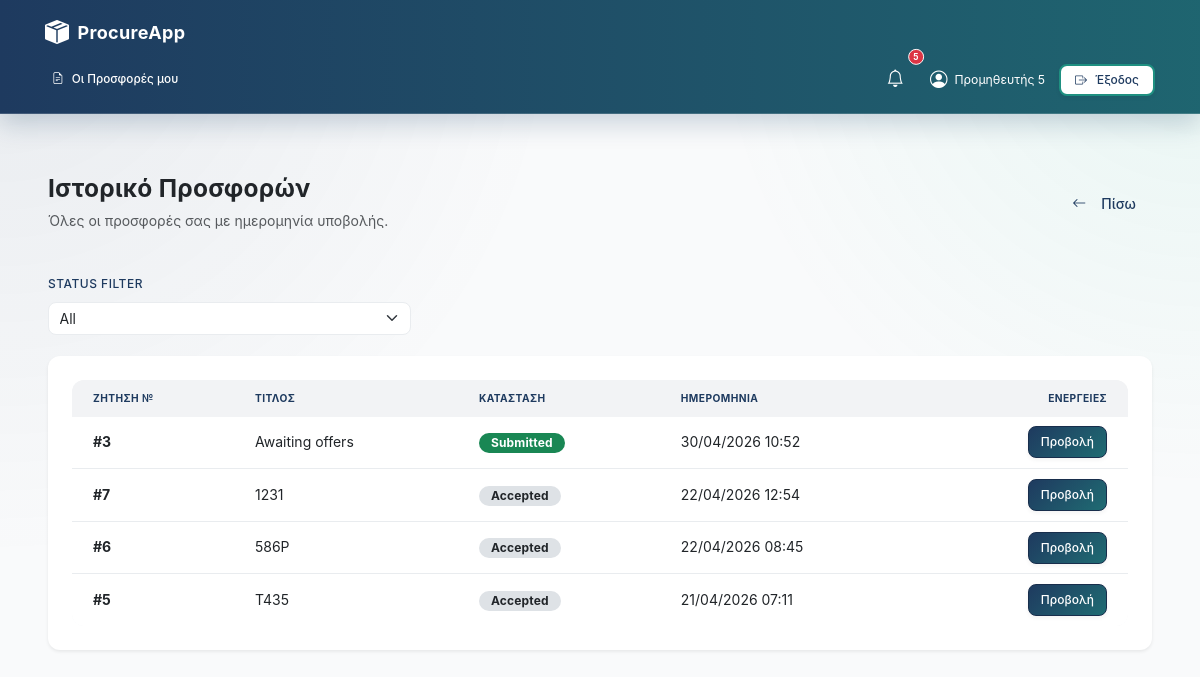
/supplier/history (signed in), run on the app's committed database.
### models.py (models this page shows, shortened)
class Bid(db.Model):
    __tablename__ = "bids"
    id = db.Column(db.Integer, primary_key=True)
    request_id = db.Column(db.Integer, db.ForeignKey("requests.id"), nullable=False)
    supplier_id = db.Column(db.Integer, db.ForeignKey("users.id"), nullable=False)
    supplier_name = db.Column(db.String(120), nullable=False)
    price = db.Column(db.Numeric(12, 2), nullable=False)
    notes = db.Column(db.Text, nullable=True)
    documents = db.Column(db.String(255), nullable=True)
    created_at = db.Column(db.DateTime, default=datetime.utcnow)
    status = db.Column(db.String(20), default=BidStatus.DRAFT)
    status_changed_at = db.Column(db.DateTime, default=datetime.utcnow)
    overall_discount_type = db.Column(db.String(10), default='pct')
    proposed_delivery_date = db.Column(db.DateTime, nullable=True)
    is_draft = db.Column(db.Boolean, default=False)
    subtotal = db.Column(db.Numeric(12, 2), nullable=True)
    discount_total = db.Column(db.Numeric(12, 2), nullable=True)
    overall_discount_pct = db.Column(db.Numeric(5, 2), nullable=True)
    shipping_cost = db.Column(db.Numeric(12, 2), nullable=True)
    vat_pct = db.Column(db.Numeric(5, 2), nullable=True)
    vat_amount = db.Column(db.Numeric(12, 2), nullable=True)
    rejection_reason = db.Column(db.String(100), nullable=True)
    bid_score = db.Column(db.Numeric(5, 2), nullable=True)
    is_rejected = db.Column(db.Boolean, default=False)
    lines = db.relationship("BidLine", backref="bid", cascade="all, delete-orphan", lazy=True)

class RequestRFQ(db.Model):
    __tablename__ = "requests"
    id = db.Column(db.Integer, primary_key=True)
    title = db.Column(db.String(200), nullable=False)
    description = db.Column(db.Text, nullable=True)
    documents = db.Column(db.String(255), nullable=True)
    created_by = db.Column(db.String(100), nullable=False)
    created_at = db.Column(db.DateTime, default=datetime.utcnow)
    delivery_location = db.Column(db.String(255), nullable=True)
    receiving_manager = db.Column(db.String(120), nullable=True)
    phone = db.Column(db.String(50), nullable=True)
    submit_deadline = db.Column(db.DateTime, nullable=False)
    delivery_deadline = db.Column(db.DateTime, nullable=False)
    status = db.Column(db.String(20), default=RFQStatus.PENDING)
    status_changed_at = db.Column(db.DateTime, default=datetime.utcnow)
    approved_by = db.Column(db.String(100), nullable=True)
    approved_at = db.Column(db.DateTime, nullable=True)
    denial_reason = db.Column(db.Text, nullable=True)
    winning_bid_id = db.Column(db.Integer, db.ForeignKey('bids.id'), nullable=True)
    cost_center_id = db.Column(db.Integer, db.ForeignKey('cost_centers.id'), nullable=True)
    estimated_budget = db.Column(db.Numeric(12, 2), nullable=True)
    priority = db.Column(db.String(20), default='normal', nullable=False)
    category = db.Column(db.String(50), nullable=True)
    award_date = db.Column(db.DateTime, nullable=True)
    cost_center = db.relationship('CostCenter', backref='rfqs')
    items = db.relationship('RequestItem', backref='rfq', lazy=True, cascade="all, delete-orphan")
    bids = db.relationship('Bid', backref='rfq', lazy=True, foreign_keys="[Bid.request_id]", cascade="all, delete-orphan")
    allowed_suppliers = db.relationship('AllowedSupplier', backref='rfq', lazy=True, cascade="all, delete-orphan")

### app/routes/supplier.py (the view, shortened to what this page needs)
@supplier_bp.route("/history")
@require_role("supplier")
def history():
    from models import AllowedSupplier, User
    from datetime import datetime, timedelta
    from decimal import Decimal
    username = session.get('username')
    supplier_name = session.get('name')
    supplier_user = User.query.filter_by(username=username).first()
    bids = Bid.query.filter_by(
        supplier_id=supplier_user.id if supplier_user else None
    ).all() if supplier_user else []
    reopen_bid_ids = {
        r.bid_id for r in BidRevision.query.filter(
            BidRevision.bid_id.in_([b.id for b in bids])
        ).all()
    } if bids else set()
    page = request.args.get('page', 1, type=int)
    per_page = 10
    status_filter = request.args.get('status', 'all').strip().lower()
    all_awards = ItemAward.query.join(
        RequestRFQ, ItemAward.request_id == RequestRFQ.id
    ).filter(
        ItemAward.supplier_name == supplier_name,
        RequestRFQ.status.in_([RFQStatus.CLOSED, RFQStatus.RECEIVED])
    ).all()
    awarded_bid_ids = {a.bid_id for a in all_awards}
    total_bids = len(bids)
    submitted_bids = [b for b in bids if b.status == 'submitted']
    bid_ids = [b.id for b in bids]
    won_awards = ItemAward.query.join(
        RequestRFQ, ItemAward.request_id == RequestRFQ.id
    ).filter(
        ItemAward.bid_id.in_(bid_ids),
        ItemAward.supplier_name == supplier_name,
        RequestRFQ.status.in_([RFQStatus.CLOSED, RFQStatus.RECEIVED])
    ).all() if bid_ids else []
    won_count = len(won_awards)
    total_value = Decimal(0)
    avg_bid_value = Decimal(0)
    won_value = Decimal(0)
    for b in submitted_bids:
        price = b.price or Decimal(0)
        total_value += Decimal(price)
    for award in won_awards:
        won_value += (award.line_total or Decimal(0))
    avg_bid_value = total_value / len(submitted_bids) if submitted_bids else Decimal(0)
    win_rate = (won_count / len(submitted_bids) * 100) if submitted_bids else 0
    bids = sorted(bids, key=lambda b: b.created_at, reverse=True)
    total_items = len(bids)
    total_pages = (total_items + per_page - 1) // per_page
    start_idx = (page - 1) * per_page
    paginated_bids = bids[start_idx : start_idx + per_page]
    award_map = {
        a.bid_id: a
        for a in ItemAward.query.join(RequestRFQ, ItemAward.request_id == RequestRFQ.id).filter(
            ItemAward.supplier_name == supplier_name,
            RequestRFQ.status.in_([RFQStatus.CLOSED, RFQStatus.RECEIVED])
        ).all()
    }
    return render_template("supplier_history.html",
                         bids=paginated_bids,
                         page=page,
                         total_pages=total_pages,
                         status_filter=status_filter,
                         reopen_bid_ids=reopen_bid_ids,
                         analytics={
                             'total_bids': total_bids,
                             'submitted_bids': len(submitted_bids),
                             'won_count': won_count,
                             'lost_count': len(submitted_bids) - won_count,
                             'win_rate': win_rate,
                             'total_value': float(total_value),
                             'avg_bid_value': float(avg_bid_value),
                             'won_value': float(won_value)
                         },
                         award_map=award_map)

### app/auth.py (called while the page is built)
def require_roles(*roles):
    def wrap(fn):
        @wraps(fn)
        def inner(*args, **kwargs):
            if session.get("role") not in roles:
                flash("Δεν έχεις δικαίωμα πρόσβασης.", "danger")
                return redirect(url_for("auth.login"))
            return fn(*args, **kwargs)
        return inner
    return wrap

### templates/supplier_history.html (shortened to what this page needs)
{% extends "base.html" %}
{% block content %}
<div class="container-fluid py-5">
  <div class="d-flex justify-content-between align-items-center mb-5">
    <div>
      <h1 class="h3 fw-bold text-dark mb-2">Ιστορικό Προσφορών</h1>
      <p class="text-muted mb-0">Όλες οι προσφορές σας με ημερομηνία υποβολής.</p>
    </div>
    <a href="{{ url_for('supplier.dashboard') }}" class="btn btn-outline-secondary">
      <i class="bi bi-arrow-left me-2"></i>Πίσω
    </a>
  </div>
  <form method="get" class="mb-4">
    <div class="row g-2 align-items-end">
      <div class="col-md-4">
        <label class="form-label">Status filter</label>
        <select name="status" class="form-select" onchange="this.form.submit()">
          <option value="all" {% if status_filter == 'all' %}selected{% endif %}>All</option>
        </select>
      </div>
    </div>
  </form>
  {% if bids %}
  <div class="card border-0 shadow-sm">
    <div class="table-responsive">
      <table class="table table-hover mb-0">
        <thead class="bg-light">
          <tr>
            <th class="border-0 ps-4">Ζήτηση №</th>
            <th class="border-0">Τίτλος</th>
            <th class="border-0">Κατάσταση</th>
            <th class="border-0">Ημερομηνία</th>
            <th class="border-0 text-end pe-4">Ενέργειες</th>
          </tr>
        </thead>
        <tbody>
          {% for bid in bids %}
          <tr>
            <td class="ps-4"><strong>#{{ bid.request_id }}</strong></td>
            <td>{{ bid.rfq.title if bid.rfq else 'Διαγραμμένη ζήτηση' }}</td>
            <td>
              {% if reopen_bid_ids and bid.id in reopen_bid_ids %}
                <span class="badge bg-info text-dark">Reopen</span>
              {% elif bid.status == 'submitted' %}
                <span class="badge bg-success">Submitted</span>
              {% elif bid.status == 'accepted' and award_map.get(bid.id) %}
                <span class="badge bg-success">Pending Delivery</span>
              {% elif bid.status == 'accepted' %}
                <span class="badge badge-secondary">Accepted</span>
              {% elif bid.status == 'draft' %}
                <span class="badge bg-warning text-dark">Draft</span>
              {% elif bid.status == 'rejected' %}
                <span class="badge bg-danger">Rejected</span>
              {% else %}
                <span class="badge bg-secondary">{{ get_status_display_name(bid.status) }}</span>
              {% endif %}
            </td>
            <td>
              {% if bid.created_at %}
                {{ bid.created_at.strftime('%d/%m/%Y %H:%M') }}
              {% else %}
                -
              {% endif %}
            </td>
            <td class="text-end pe-4">
              <a href="{{ url_for('supplier.bid', req_id=bid.request_id) }}" class="btn btn-sm btn-primary">
                Προβολή
              </a>
            </td>
          </tr>
          {% endfor %}
        </tbody>
      </table>
    </div>
  </div>
  {% else %}
  <div class="alert alert-info">
    <i class="bi bi-info-circle me-2"></i>
    <strong>Κανένα ιστορικό προσφορών.</strong>
    Δεν έχετε υποβάλει μέχρι τώρα προσφορές.
  </div>
  {% endif %}
</div>
{% endblock %}

### app/static/css/layouts.css (style rules this page uses)
.container-fluid { width: 100%; padding: 0 var(--space-4); margin: 0 auto; }
.row { display: flex; flex-wrap: wrap; margin: 0 -var(--space-4); }
.d-flex { display: flex; }
.align-items-center { align-items: center; }
.align-items-end { align-items: flex-end; }
.justify-content-between { justify-content: space-between; }
.mb-0 { margin-bottom: 0; }
.mb-2 { margin-bottom: var(--space-2); }
.mb-4 { margin-bottom: var(--space-4); }
.mb-5 { margin-bottom: var(--space-5); }

### app/static/css/dashboard-unified.css (style rules this page uses)
:root { --ui-shell-max-width: 1600px; --ui-panel-bg: var(--color-white, #ffffff); --ui-panel-border: var(--color-gray-200, #e5e7eb); --ui-muted-bg: var(--color-gray-50, #f8fafc); --ui-row-hover: rgba(32, 201, 151, 0.08); --ui-heading: var(--color-navy, var(--color-primary-navy, #1e3a5f)); --ui-accent: var(--color-teal, var(--color-primary-accent, #20c997)); --ui-shadow-soft: 0 10px 28px rgba(15, 58, 95, 0.08); }
body.dashboard-unified { background: radial-gradient(circle at top right, rgba(32, 201, 151, 0.08), transparent 35%), radial-gradient(circle at top left, rgba(30, 58, 95, 0.08), transparent 40%), var(--ui-muted-bg); color: var(--color-text-primary, var(--text-primary, #1f2937)); }
.dashboard-unified h1, .dashboard-unified h2, .dashboard-unified h3, .dashboard-unified .page-header h1 { color: var(--ui-heading); letter-spacing: 0.01em; }
.dashboard-unified .card, .dashboard-unified .filters-sidebar, .dashboard-unified .kpi-card, .dashboard-unified .card-kpi { background: var(--ui-panel-bg); border: 1px solid var(--ui-panel-border); border-radius: 12px; box-shadow: var(--ui-shadow-soft); }
.dashboard-unified .card::before, .dashboard-unified .card-kpi::before { display: none; }
.dashboard-unified .table { margin-bottom: 0; border-collapse: separate; border-spacing: 0; }
.dashboard-unified .table thead th { background: color-mix(in srgb, var(--ui-heading) 6%, #ffffff 94%); color: var(--ui-heading); font-size: 0.73rem; font-weight: 700; letter-spacing: 0.04em; text-transform: uppercase; border-bottom: 1px solid var(--ui-panel-border); white-space: nowrap; padding-top: 0.72rem; padding-bottom: 0.72rem; }
.dashboard-unified .table tbody td { padding-top: 0.7rem; padding-bottom: 0.7rem; border-bottom: 1px solid var(--ui-panel-border); vertical-align: middle; }
.dashboard-unified .table-responsive { border-radius: 12px; }
.dashboard-unified .badge, .dashboard-unified .rounded-pill { font-weight: 700; letter-spacing: 0.015em; }
.dashboard-unified .form-control, .dashboard-unified .form-select, .dashboard-unified .filter-input, .dashboard-unified .filter-select, .dashboard-unified .select2-container .select2-selection--single, .dashboard-unified .select2-container .select2-selection--multiple { border: 1px solid var(--ui-panel-border); border-radius: 8px; background-color: #ffffff; color: var(--color-text-primary, #1f2937); }
.dashboard-unified .btn { border-radius: 8px; }
.dashboard-unified .btn-primary { background: linear-gradient(135deg, var(--ui-heading), color-mix(in srgb, var(--ui-heading) 65%, var(--ui-accent) 35%)); border: 1px solid color-mix(in srgb, var(--ui-heading) 80%, #000000 20%); }
.dashboard-unified .btn-secondary, .dashboard-unified .btn-outline-secondary { border-color: color-mix(in srgb, var(--ui-accent) 60%, var(--ui-heading) 40%); color: var(--ui-heading); }

### data on the page
Bid: request_id "3", rfq "Awaiting offers", status "Submitted", created_at "30/04/2026 10:52"
Bid: request_id "7", rfq "1231", status "Accepted", created_at "22/04/2026 12:54"
Bid: request_id "6", rfq "586Ρ", status "Accepted", created_at "22/04/2026 08:45"
Bid: request_id "5", rfq "T435", status "Accepted", created_at "21/04/2026 07:11"

### other printed values
{{ unread_notifs|length }} "5"
{{ session.get('name') }} "Προμηθευτής 5"
